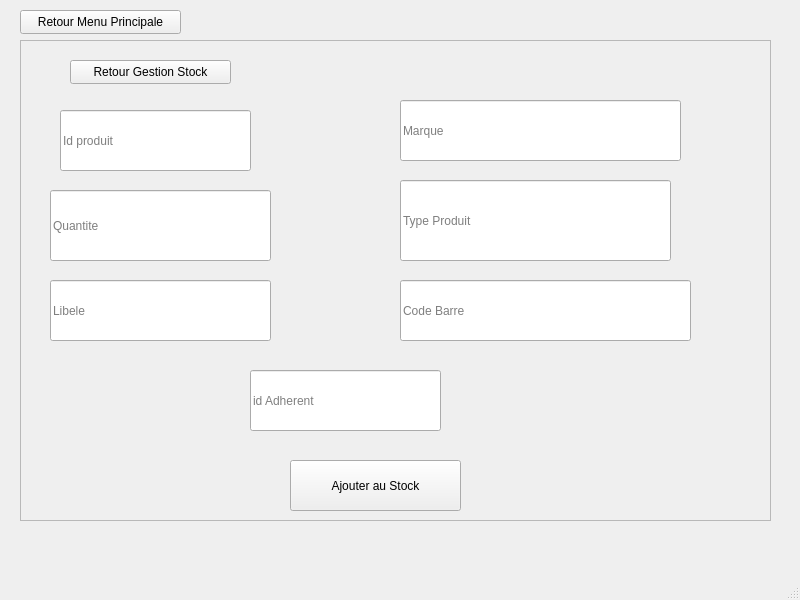
<?xml version="1.0" encoding="UTF-8"?>
<ui version="4.0">
 <class>modifierProduit</class>
 <widget class="QMainWindow" name="modifierProduit">
  <property name="geometry">
   <rect>
    <x>0</x>
    <y>0</y>
    <width>800</width>
    <height>600</height>
   </rect>
  </property>
  <property name="windowTitle">
   <string>MainWindow</string>
  </property>
  <widget class="QWidget" name="centralwidget">
   <widget class="QFrame" name="frame">
    <property name="geometry">
     <rect>
      <x>20</x>
      <y>40</y>
      <width>751</width>
      <height>481</height>
     </rect>
    </property>
    <property name="frameShape">
     <enum>QFrame::StyledPanel</enum>
    </property>
    <property name="frameShadow">
     <enum>QFrame::Raised</enum>
    </property>
    <widget class="QPushButton" name="pushButton_8">
     <property name="geometry">
      <rect>
       <x>270</x>
       <y>420</y>
       <width>171</width>
       <height>51</height>
      </rect>
     </property>
     <property name="text">
      <string>Ajouter au Stock</string>
     </property>
    </widget>
    <widget class="QLineEdit" name="lineEdit_2">
     <property name="geometry">
      <rect>
       <x>380</x>
       <y>60</y>
       <width>281</width>
       <height>61</height>
      </rect>
     </property>
     <property name="placeholderText">
      <string>Marque</string>
     </property>
    </widget>
    <widget class="QLineEdit" name="lineEdit_3">
     <property name="geometry">
      <rect>
       <x>30</x>
       <y>150</y>
       <width>221</width>
       <height>71</height>
      </rect>
     </property>
     <property name="placeholderText">
      <string>Quantite</string>
     </property>
    </widget>
    <widget class="QLineEdit" name="lineEdit_4">
     <property name="geometry">
      <rect>
       <x>30</x>
       <y>240</y>
       <width>221</width>
       <height>61</height>
      </rect>
     </property>
     <property name="placeholderText">
      <string>Libele</string>
     </property>
    </widget>
    <widget class="QLineEdit" name="lineEdit_5">
     <property name="geometry">
      <rect>
       <x>380</x>
       <y>140</y>
       <width>271</width>
       <height>81</height>
      </rect>
     </property>
     <property name="placeholderText">
      <string>Type Produit</string>
     </property>
    </widget>
    <widget class="QLineEdit" name="lineEdit_6">
     <property name="geometry">
      <rect>
       <x>380</x>
       <y>240</y>
       <width>291</width>
       <height>61</height>
      </rect>
     </property>
     <property name="placeholderText">
      <string>Code Barre</string>
     </property>
    </widget>
    <widget class="QPushButton" name="pushButton_3">
     <property name="geometry">
      <rect>
       <x>50</x>
       <y>20</y>
       <width>161</width>
       <height>24</height>
      </rect>
     </property>
     <property name="text">
      <string>Retour Gestion Stock</string>
     </property>
    </widget>
    <widget class="QLineEdit" name="lineEdit">
     <property name="geometry">
      <rect>
       <x>40</x>
       <y>70</y>
       <width>191</width>
       <height>61</height>
      </rect>
     </property>
     <property name="placeholderText">
      <string>Id produit</string>
     </property>
    </widget>
    <widget class="QLineEdit" name="lineEdit_8">
     <property name="geometry">
      <rect>
       <x>230</x>
       <y>330</y>
       <width>191</width>
       <height>61</height>
      </rect>
     </property>
     <property name="placeholderText">
      <string>id Adherent</string>
     </property>
    </widget>
   </widget>
   <widget class="QPushButton" name="pushButton">
    <property name="geometry">
     <rect>
      <x>20</x>
      <y>10</y>
      <width>161</width>
      <height>24</height>
     </rect>
    </property>
    <property name="text">
     <string>Retour Menu Principale</string>
    </property>
   </widget>
  </widget>
  <widget class="QMenuBar" name="menubar">
   <property name="geometry">
    <rect>
     <x>0</x>
     <y>0</y>
     <width>800</width>
     <height>22</height>
    </rect>
   </property>
  </widget>
  <widget class="QStatusBar" name="statusbar"/>
 </widget>
 <resources/>
 <connections/>
</ui>
